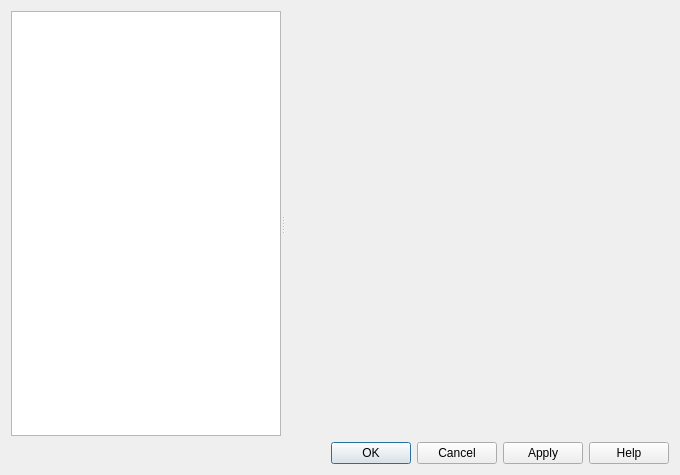
<?xml version="1.0" encoding="UTF-8"?>
<ui version="4.0">
 <class>PreferencesDialog</class>
 <widget class="QDialog" name="PreferencesDialog">
  <property name="geometry">
   <rect>
    <x>0</x>
    <y>0</y>
    <width>680</width>
    <height>475</height>
   </rect>
  </property>
  <layout class="QVBoxLayout" name="verticalLayout">
   <item>
    <widget class="QSplitter" name="splitter">
     <property name="orientation">
      <enum>Qt::Horizontal</enum>
     </property>
     <widget class="PrefModuleTreeView" name="prefsView">
      <property name="sizePolicy">
       <sizepolicy hsizetype="Preferred" vsizetype="MinimumExpanding">
        <horstretch>0</horstretch>
        <verstretch>0</verstretch>
       </sizepolicy>
      </property>
      <property name="uniformRowHeights">
       <bool>true</bool>
      </property>
      <property name="headerHidden">
       <bool>true</bool>
      </property>
      <property name="sortingEnabled">
        <bool>true</bool>
      </property>
     </widget>
     <widget class="QStackedWidget" name="stackedWidget">
      <property name="sizePolicy">
       <sizepolicy hsizetype="MinimumExpanding" vsizetype="Preferred">
        <horstretch>0</horstretch>
        <verstretch>0</verstretch>
       </sizepolicy>
      </property>
      <property name="currentIndex">
       <number>6</number>
      </property>
      <widget class="MainWindowPreferencesFrame" name="appearanceFrame">
        <layout class="QVBoxLayout" name="verticalLayout_appearance">
          <item>
            <widget class="QCheckBox" name="expert_info_bgcolor_checkbox">
              <property name="text">
                <string>Disable background color for Expert Info items</string>
              </property>
            </widget>
          </item>
        </layout>
      </widget>
      <widget class="LayoutPreferencesFrame" name="layoutFrame"/>
      <widget class="ColumnPreferencesFrame" name="columnFrame"/>
      <widget class="FontColorPreferencesFrame" name="fontandcolorFrame"/>
      <widget class="CapturePreferencesFrame" name="captureFrame"/>
      <widget class="UatFrame" name="expertFrame"/>
      <widget class="UatFrame" name="filterExpressonsFrame"/>
      <widget class="RsaKeysFrame" name="rsaKeysFrame"/>
      <widget class="QFrame" name="advancedFrame">
       <layout class="QVBoxLayout" name="verticalLayout_2">
        <item>
         <layout class="QHBoxLayout" name="horizontalLayout_2">
          <item>
           <widget class="QLabel" name="label">
            <property name="text">
             <string>Search:</string>
            </property>
           </widget>
          </item>
          <item>
           <widget class="QLineEdit" name="advancedSearchLineEdit"/>
          </item>
          <item>
           <widget class="QCheckBox" name="showChangedValuesCheckBox">
            <property name="toolTip">
             <string>Checking this will show only changed preferences.</string>
            </property>
            <property name="text">
             <string>Show changed values</string>
            </property>
           </widget>
          </item>
          <item>
           <spacer name="horizontalSpacer">
            <property name="orientation">
             <enum>Qt::Horizontal</enum>
            </property>
            <property name="sizeHint" stdset="0">
             <size>
              <width>40</width>
              <height>20</height>
             </size>
            </property>
           </spacer>
          </item>
         </layout>
        </item>
        <item>
         <widget class="QTreeView" name="advancedView">
          <property name="indentation">
           <number>0</number>
          </property>
          <property name="uniformRowHeights">
           <bool>true</bool>
          </property>
          <property name="selectionMode">
           <enum>QAbstractItemView::ContiguousSelection</enum>
          </property>
          <property name="selectionBehavior">
           <enum>QAbstractItemView::SelectRows</enum>
          </property>
         </widget>
        </item>
       </layout>
      </widget>
     </widget>
    </widget>
   </item>
   <item>
    <widget class="QDialogButtonBox" name="buttonBox">
     <property name="orientation">
      <enum>Qt::Horizontal</enum>
     </property>
     <property name="standardButtons">
      <set>QDialogButtonBox::Cancel|QDialogButtonBox::Help|QDialogButtonBox::Ok|QDialogButtonBox::Apply</set>
     </property>
    </widget>
   </item>
  </layout>
 </widget>
 <customwidgets>
  <customwidget>
   <class>MainWindowPreferencesFrame</class>
   <extends>QFrame</extends>
   <header>main_window_preferences_frame.h</header>
   <container>1</container>
  </customwidget>
  <customwidget>
   <class>LayoutPreferencesFrame</class>
   <extends>QFrame</extends>
   <header>layout_preferences_frame.h</header>
   <container>1</container>
  </customwidget>
  <customwidget>
   <class>ColumnPreferencesFrame</class>
   <extends>QFrame</extends>
   <header>column_preferences_frame.h</header>
   <container>1</container>
  </customwidget>
  <customwidget>
   <class>FontColorPreferencesFrame</class>
   <extends>QFrame</extends>
   <header>font_color_preferences_frame.h</header>
   <container>1</container>
  </customwidget>
  <customwidget>
   <class>CapturePreferencesFrame</class>
   <extends>QFrame</extends>
   <header>capture_preferences_frame.h</header>
   <container>1</container>
  </customwidget>
  <customwidget>
   <class>UatFrame</class>
   <extends>QFrame</extends>
   <header>uat_frame.h</header>
   <container>1</container>
  </customwidget>
  <customwidget>
   <class>PrefModuleTreeView</class>
   <extends>QTreeView</extends>
   <header>widgets/pref_module_view.h</header>
   <container>1</container>
  </customwidget>
  <customwidget>
   <class>RsaKeysFrame</class>
   <extends>QFrame</extends>
   <header>rsa_keys_frame.h</header>
   <container>1</container>
  </customwidget>
 </customwidgets>
 <resources/>
</ui>
